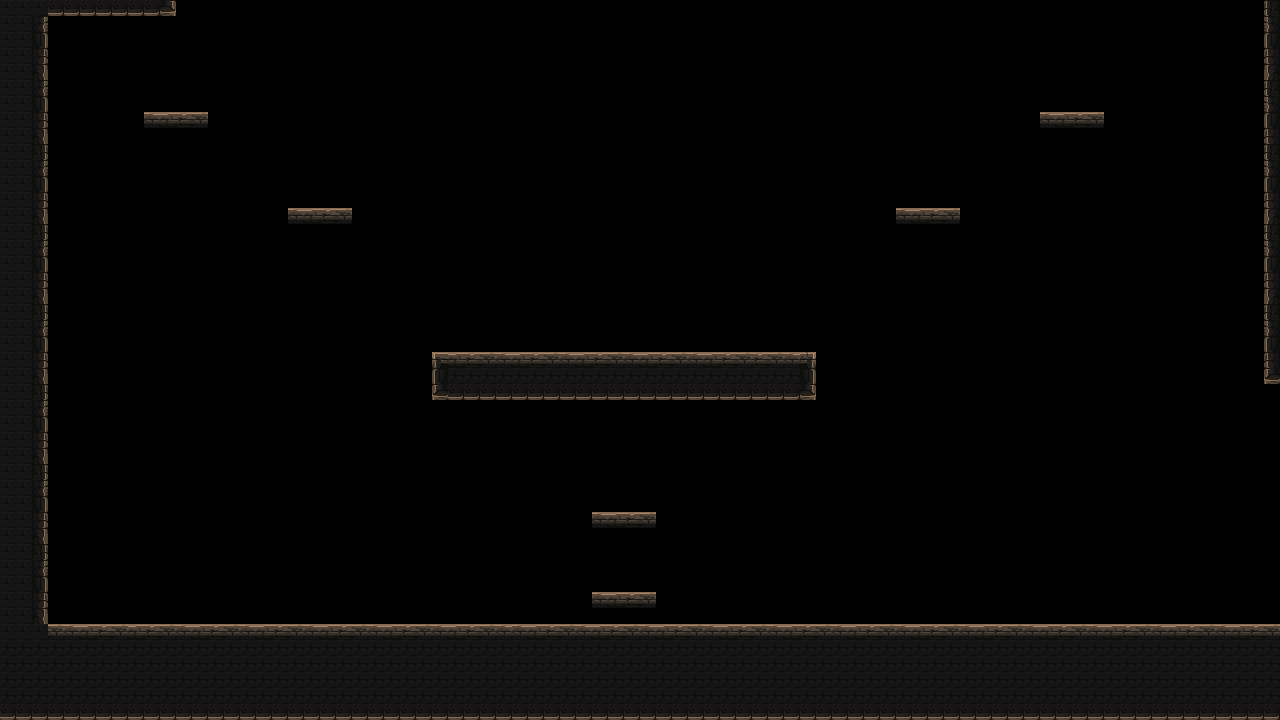

This is a level from a 2D game, rendered from its Tiled map with the project's own tilesets. A one-line summary and the map file follow, with tile-layer data summarised:
An orthogonal 80x45 tile map with 16x16 px tiles, 1 tile layer (platform).

<map version="1.4" tiledversion="1.4.3" orientation="orthogonal" renderorder="right-down" width="80" height="45" tilewidth="16" tileheight="16" infinite="0" nextlayerid="2" nextobjectid="1">
 <tileset firstgid="1" name="mainlevbuild_A" tilewidth="16" tileheight="16" tilecount="4096" columns="64">
  <image source="mainlevbuild_A.png" width="1024" height="1024" />
 </tileset>
 <layer id="1" name="platform" width="80" height="45">
  <data>[3600 cells, 725 non-empty, 21 distinct tile ids]</data>
 </layer>
</map>
